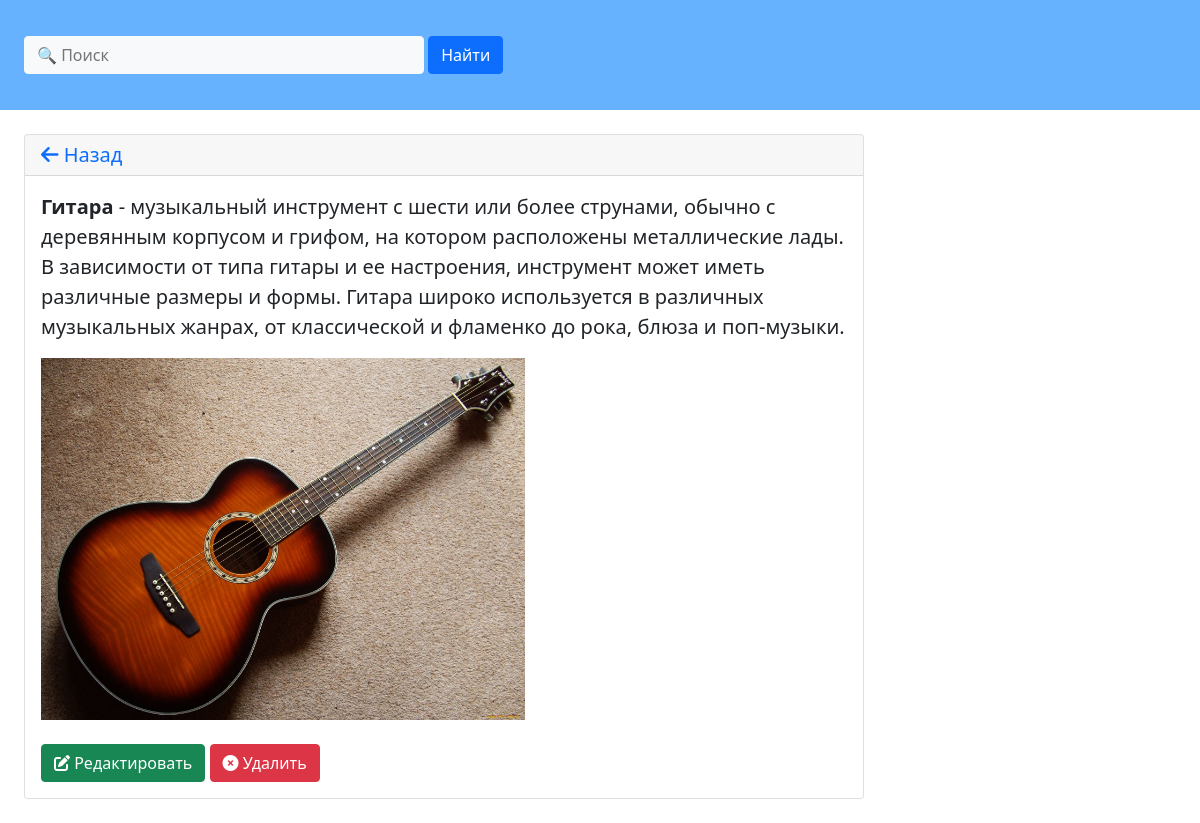
The page /dictionary/2/ on the database its author committed.
### dictionary/models.py (models this page shows, shortened)
class Word(models.Model):
    name = models.CharField('Название слова', max_length=64)
    text = models.TextField('Определение слова')
    photo = models.ImageField('Изображение', upload_to='images/')
    class Meta:
        verbose_name = 'Слово'
        verbose_name_plural = 'Слова'

### dictionary/views.py (the view)
# urls.py: path('<int:pk>/', DictDetailView.as_view(), name='dict_detail'),
class DictDetailView(DetailView):
    model = Word
    template_name = 'dictionary/dictionary_detail.html'
    context_object_name = 'dict_detail'

### dictionary/templates/dictionary/dictionary_detail.html
{% extends 'root.html' %}
{% block content %}
    <div>
        <div class="card" style="width: 70%; margin: 2%;">
            <h5 class="card-header"><a style="text-decoration: none;" href="{% url 'dictionary:dict' %}"><i class="fa-solid fa-arrow-left"></i> Назад</a></h5>
            <div class="card-body">
                <p class="card-text" style="font-size: 20px;"><span style="font-weight: bold;">{{ dict_detail.name }}</span> - {{ dict_detail.text }}</p>
                <img style="width: 60%;" src="{{ dict_detail.photo.url }}"> <br><br>
                <a href="{% url 'dictionary:dict_update' dict_detail.id %}" class="btn btn-success"><i class="fa-solid fa-pen-to-square"></i> Редактировать</a>
                <a href="{% url 'dictionary:dict_delete' dict_detail.id %}" class="btn btn-danger"><i class="fa-solid fa-circle-xmark"></i> Удалить</a>
            </div>
        </div>
    </div>
{% endblock %}

### rows shown on the page
Word: name "Гитара", text "музыкальный инструмент с шести или более струнами, обычно с деревянным корпусом и грифом, на котором расположены металлические лады. В зависимости от типа гитары и ее настроения, инструмент может иметь различные размеры и формы. Гитара широко используется в различных музыкальных жанрах, от классической и фламенко до рока, блюза и поп-музыки.", photo (picture)
